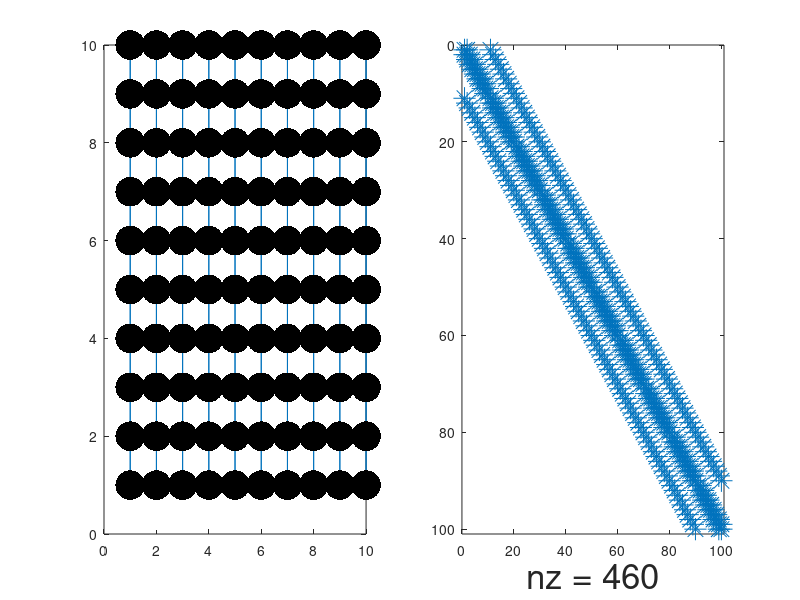

This chart was generated by the following MATLAB code: (Note: this script raises an error after producing the figure.)
% MIT 18.335 - Lecture 20 MATLAB Demo 1
% Elimination movie
% Per-Olof Persson, November 26, 2007

clf
pos=get(gcf,'pos');
pos(3)=pos(4)*2;
set(gcf,'pos',pos);

pausetime=0.5;

for method=1:5
  N=10;
  A=sparse(toeplitz([2,-1,zeros(1,N-2)]));
  I=speye(N,N);
  B=kron(A,I)+kron(I,A);
  [x,y]=ndgrid(1:N,1:N);
  B0=B;
  L0=chol(B0)';
  
  switch method
   case 1
    p=1:N^2;
    methodstr='Natural Ordering';
   case 2
    p=symrcm(B);
    methodstr='Reverse Cuthill-McKee';
   case 3
    p=realmmd(B);
    methodstr='Minimum Degree';
   case 4
    p=symamd(B);
    methodstr='SYMAMD (MATLAB Default)';
   case 5
%    %    NEEDS MESHPART FOR GENERAL CASE!!!
%    p=ndperm('coordpart',8,B,[x(:),y(:)]);

%    %    PRECOMPUTED (FOR 10-BY-10 ONLY)
    p=[13 12 11 1 2 31 41 42 32 21 22 4 15 25 24 35 34 44 45 3 14 23 33 43 61 62 72 73 81 91 92 71 82 64 65 75 85 95 94 84 63 74 83 93 51 52 53 54 55 6 7 18 27 37 48 17 28 38 9 10 20 30 40 50 8 19 29 39 49 57 67 78 87 97 98 77 88 69 70 80 90 100 68 79 89 99 47 58 59 60 5 16 26 36 46 56 66 76 86 96];

    methodstr='Nested Dissection';
  end

  B=B(p,p);
  R=chol(B);
  xy=[x(p);y(p)]';
  Bplt=B;
  
  labelpars={'fontname','helvetica','fontsize',16};
  
  nflops=0;
  n=size(B,1);
  L=zeros(n);
  lpars={'marker','.','linestyle','none','markersize',64};
  tpars={'fontname','helvetica','fontsize',16,'horiz','center','col','g'};
  for i=1:n
    subplot(1,2,2)
    spy(Bplt,16)
    %  xlabel(['nz = ' int2str(nnz(Bplt))],labelpars{:});
    xlabel(['nz = ' int2str(nnz(Bplt))],'fontname','helvetica','fontsize',25);
    
    subplot(1,2,1)
    cla
    gplot(B,xy);
    line(xy(i:N^2,1),xy(i:N^2,2),'color','k',lpars{:});
    for j=i:n
      degree=length(find(B(:,j)))-1;
      text(xy(j,1),xy(j,2),int2str(degree),tpars{:});
    end
    axis equal,axis off,axis([1,N,1,N])
    
    texthandle=text(5.5,-.25,['flops = ',int2str(nflops)],'fontname','helvetica', ...
                    'fontsize',25,'horiz','center');
    
    titlehandle=text(11.5,11.2,methodstr,'fontname','helvetica', ...
                     'horiz','center','fontsize',32);
    
    pause(pausetime);
    if i==1
      pause
    end
    
    subplot(1,2,2)
    Btmp=sparse(N^2,N^2);
    Btmp(i,i:N^2)=Bplt(i,i:N^2);
    Btmp(i:N^2,i)=Bplt(i:N^2,i);
    %  hold on, spy(Btmp,'r',16); hold off
    hold on, spy(Btmp,'r',25); hold off
    if i==n
      xlabel(['nz = ' int2str(nnz(Bplt))],'fontname','helvetica','fontsize',25); 
    else
      xlabel(['nz = ' int2str(nnz(Bplt))],labelpars{:});
    end
    
    subplot(1,2,1)
    line(xy(i,1),xy(i,2),'color','r',lpars{:});
    
    delete(texthandle);
    if i==n
      texthandle=text(5.5,-.25,['flops = ',int2str(nflops)],'fontname','helvetica', ...
                      'fontsize',25,'horiz','center');
    else
      texthandle=text(5.5,-.1,['flops = ',int2str(nflops)],'fontname','helvetica', ...
                      'fontsize',16,'horiz','center');
    end
    
    pause(pausetime);
    
    degree=length(find(B(:,i)))-1;
    nflops=nflops+2*degree^2;
    
    L(i,i)=sqrt(B(i,i));
    L(i+1:n,i)=B(i+1:n,i)/L(i,i);
    B(i+1:n,i+1:n)=B(i+1:n,i+1:n)-L(i+1:n,i)*L(i+1:n,i)';
    Bplt(i+1:n,i+1:n)=Bplt(i+1:n,i+1:n)-L(i+1:n,i)*L(i+1:n,i)';
    B(i, i:n)=0;
    B(i:n, i)=0;
    Bplt(i+1:n,i)=0;
  end
  pause
end
